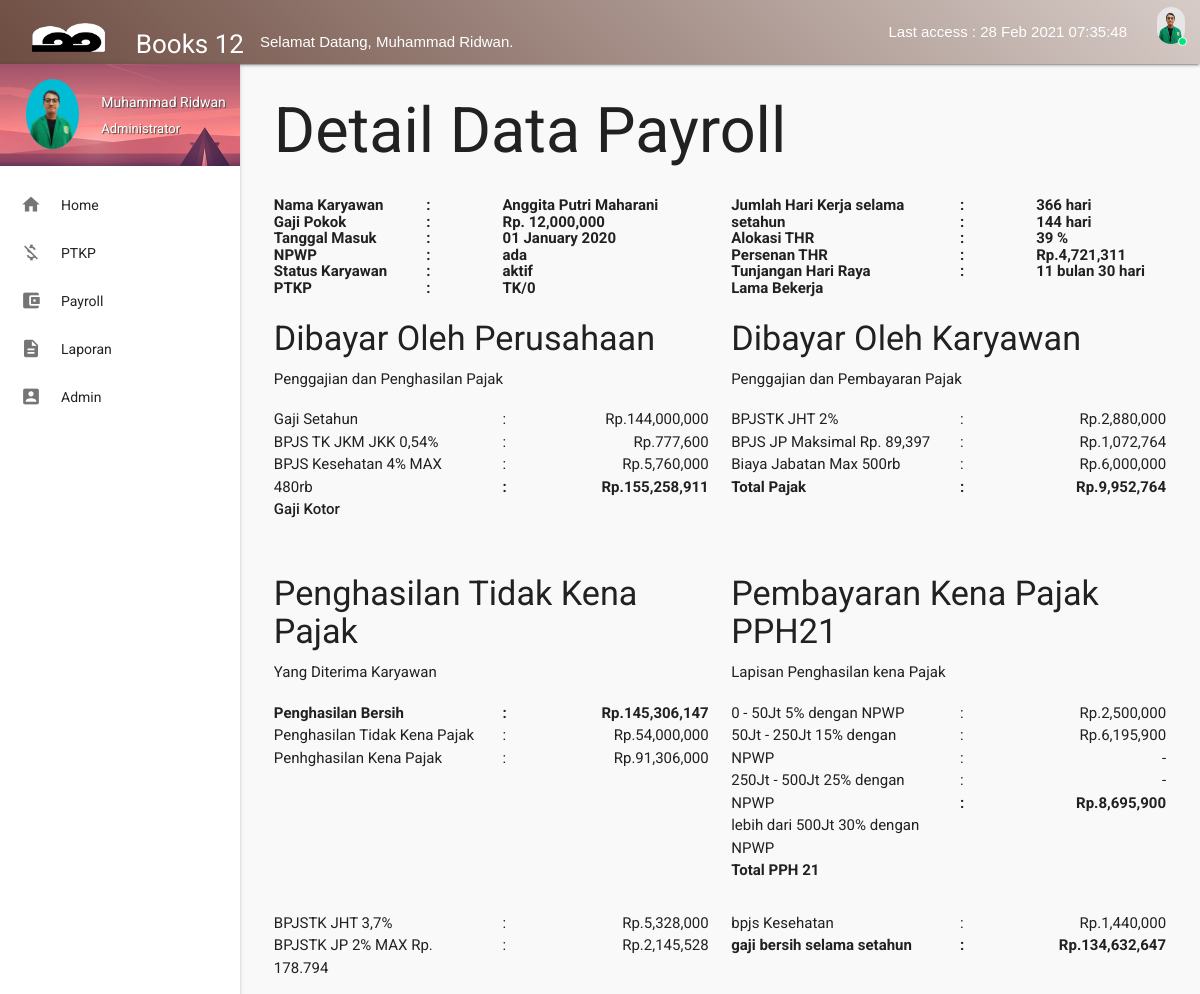
The page /index.php?halaman=detail_payroll&id=1 (signed in) on the database its author committed.
### tables this page shows
CREATE TABLE `tbl_payroll` (
  `id_payroll` int(10) NOT NULL,
  `nama_karyawan` varchar(50) NOT NULL,
  `gaji_pokok` int(20) NOT NULL,
  `tgl_masuk` date NOT NULL,
  `hari_kerja` int(20) NOT NULL,
  `total_kerja` int(20) NOT NULL,
  `setahun` int(20) NOT NULL,
  `gaji_setahun` int(20) NOT NULL,
  `alokasi_hari` int(20) NOT NULL,
  `alokasi_thr` int(20) NOT NULL,
  `persenan_thr` int(20) NOT NULL,
  `thr` int(20) NOT NULL,
  `bpjs_jkm` int(20) NOT NULL,
  `bpjs_kes` int(20) NOT NULL,
  `gaji_kotor` int(20) NOT NULL,
  `bpjstk_jht` int(20) NOT NULL,
  `bpjstk_jp` int(20) NOT NULL,
  `biaya_jabatan` int(20) NOT NULL,
  `total_pajak` int(20) NOT NULL,
  `penghasilan_bersih` int(20) NOT NULL,
  `id_ptkp` int(20) NOT NULL,
  `penghasilan_kena_pajak` int(20) NOT NULL,
  `id_npwp` int(20) NOT NULL,
  `pajak1` int(20) NOT NULL,
  `pajak2` int(20) NOT NULL,
  `pajak3` int(20) NOT NULL,
  `pajak4` int(20) NOT NULL,
  `pph21` int(20) NOT NULL,
  `bpjs_keset` int(20) NOT NULL,
  `gaji_bersih` int(20) NOT NULL,
  `id_status` int(20) NOT NULL,
  `jht` int(20) NOT NULL,
  `jp` int(20) NOT NULL
);

CREATE TABLE `tbl_npwp` (
  `id_npwp` int(10) NOT NULL,
  `status_npwp` varchar(20) NOT NULL
);

CREATE TABLE `tbl_status` (
  `id_status` int(11) NOT NULL,
  `nama_status` varchar(20) NOT NULL
);

CREATE TABLE `tbl_ptkp` (
  `id_ptkp` int(10) NOT NULL,
  `nama_ptkp` varchar(10) NOT NULL,
  `nilai_ptkp` int(10) NOT NULL,
  `keterangan_ptkp` varchar(255) NOT NULL
);

### detail_payroll.php (the view)
<?php
$id_payroll= $_GET["id"];
$ambil = $koneksi->query("SELECT * FROM tbl_payroll
	JOIN tbl_npwp ON tbl_payroll.id_npwp=tbl_npwp.id_npwp
	JOIN tbl_status ON tbl_payroll.id_status=tbl_status.id_status
	JOIN tbl_ptkp ON tbl_payroll.id_ptkp=tbl_ptkp.id_ptkp
	WHERE id_payroll='$id_payroll'");
$pecah =$ambil->fetch_assoc();
?>
<div class="container">
	<h1>Detail Data Payroll</h1>
	<div class="row">
		<div class="col s2">
			<h6>
				<b>
					Nama Karyawan <br>
					Gaji Pokok <br>
					Tanggal Masuk <br>
					NPWP <br>
					Status Karyawan <br>
					PTKP <br>
				</b>
			</h6>
		</div>
		<div class="col s1">
			<h6>
				<b>
					:<br>
					:<br>
					:<br>
					:<br>
					:<br>
					:<br>
				</b>
			</h6>
		</div>
		<div class="col s3">
			<h6>
				<b>
					<?php echo $pecah['nama_karyawan']; ?> <br>
					Rp. <?php echo number_format($pecah['gaji_pokok']); ?> <br>
					<?php echo date("d F Y",strtotime(	$pecah['tgl_masuk'])) ?><br>
					<?php echo $pecah['status_npwp'] ;?> <br>
					<?php echo 	$pecah['nama_status'] ?> <br>
					<?php echo 	$pecah['nama_ptkp']; ?><br>
				</b>
			</h6>
		</div>
		<div class="col s3">
			<h6>
				<b>
					Jumlah Hari Kerja selama setahun<br>
					Alokasi THR <br>
					Persenan THR <br>
					Tunjangan Hari Raya <br>
					Lama Bekerja <br>
				</b>
			</h6>
		</div>
		<div class="col s1">
			<h6>
				<b>
					:<br>
					:<br>
					:<br>
					:<br>
					:<br>
				</b>
			</h6>
		</div>
		<div class="col s2">
			<h6>
				<b>
					<?php echo $pecah['hari_kerja'] ?> hari<br>
					<?php
					if ($pecah['alokasi_hari'] == 0) {
						echo "- hari<br>";
					} elseif ($pecah['alokasi_hari'] > 1) {
						echo $pecah['alokasi_hari']." hari <br>";
					}
					?>
					<?php
					if ($pecah['persenan_thr'] == 0) {
						echo "- %<br>";
					} elseif ($pecah['persenan_thr'] > 1) {
						echo $pecah['persenan_thr']." % <br>";
					}
					?>
					<?php
					if ($pecah['thr'] == 0) {
						echo "-<br>";
					} elseif ($pecah['thr'] > 1) {
						echo "Rp.".number_format($pecah['thr'])."<br>";
					}
					?>
					<?php
					$awal  = new DateTime($pecah['tgl_masuk']);
					$akhir_dec = new DateTime('2020-12-31');
					$diff  = $awal->diff($akhir_dec);
					if ($awal >= $akhir_dec) {
						$selisih = "0 hari";
					} elseif ($awal <= $akhir_dec) {
						$selisih  = $diff->format('%m bulan %d hari');
					} else {
						$selisih = "0 hari";
					}
				echo $selisih;
				?>
			</b>
		</h6>
	</div>
</div>
<div class="row">
	<div class="col s6">
		<h4> Dibayar Oleh Perusahaan <br> </h4>
		<h6>Penggajian dan Penghasilan Pajak</h6>
	</div>
	<div class="col s6">
		<h4> Dibayar Oleh Karyawan <br></h4>
		<h6> Penggajian dan Pembayaran Pajak</h6>
	</div>
</div>
<div class="row">
	<div class="col s3">
		<p>
			Gaji Setahun <br>
			BPJS TK JKM JKK 0,54%<br>
			BPJS Kesehatan 4% MAX 480rb<br>
			<strong>Gaji Kotor</strong> <br>
		</p>
	</div>
	<div class="col s1">
		<p>
			: <br>
			: <br>
			: <br>
			<b>:</b> <br>
		</p>
	</div>
	<div class="col s2">
		<p align="right">
			<?php
			if ($pecah['gaji_setahun'] == 0) {
				echo "-<br>";
			} elseif ($pecah['gaji_setahun'] > 1) {
				echo "Rp.".number_format($pecah['gaji_setahun'])."<br>";
			}
			?>
			<?php
			if ($pecah['bpjs_jkm'] == 0) {
				echo "-<br>";
			} elseif ($pecah['bpjs_jkm'] > 1) {
				echo "Rp.".number_format($pecah['bpjs_jkm'])."<br>";
			}
			?>
			<?php
			if ($pecah['bpjs_kes'] == 0) {
				echo "-<br>";
			} elseif ($pecah['bpjs_kes'] > 1) {
				echo "Rp.".number_format($pecah['bpjs_kes'])."<br>";
			}
			?>
			<?php
			if ($pecah['gaji_kotor'] == 0) {
				echo "<b>-</b><br>";
			} elseif ($pecah['gaji_kotor'] > 1) {
				echo "<b>Rp.".number_format($pecah['gaji_kotor'])."</b><br>";
			}
			?>
		</p>
	</div>
	<div class="col s3">
		<p>
			BPJSTK JHT 2% <br>
			BPJS JP Maksimal Rp. 89,397<br>
			Biaya Jabatan Max 500rb<br>
			<b>Total Pajak</b> <br>
		</p>
	</div>
	<div class="col s1">
		<p>
			: <br>
			: <br>
			: <br>
			<b>:</b> <br>
		</p>
	</div>
	<div class="col s2">
		<p align="right">
			<?php
			if ($pecah['bpjstk_jht'] == 0) {
				echo "-<br>";
			} elseif ($pecah['bpjstk_jht'] > 1) {
				echo "Rp.".number_format($pecah['bpjstk_jht'])."<br>";
			}
			?>
			<?php
			if ($pecah['bpjstk_jp'] == 0) {
				echo "-<br>";
			} elseif ($pecah['bpjstk_jp'] > 1) {
				echo "Rp.".number_format($pecah['bpjstk_jp'])."<br>";
			}
			?>
			<?php
			if ($pecah['biaya_jabatan'] == 0) {
				echo "-<br>";
			} elseif ($pecah['biaya_jabatan'] > 1) {
				echo "Rp.".number_format($pecah['biaya_jabatan'])."<br>";
			}
			?>
			<?php
			if ($pecah['total_pajak'] == 0) {
				echo "<b>-</b><br>";
			} elseif ($pecah['total_pajak'] > 1) {
				echo "<b>Rp.".number_format($pecah['total_pajak'])."</b><br>";
			}
			?>
		</p>
	</div>
</div>
<br>
<div class="row">
	<div class="col s6">
		<h4>Penghasilan Tidak Kena Pajak <br></h4>
		<h6>Yang Diterima Karyawan</h6>
	</div>
	<div class="col s6">
		<h4>Pembayaran Kena Pajak PPH21 <br></h4>
		<h6>Lapisan Penghasilan kena Pajak</h6>
	</div>
</div>
<div class="row">
	<div class="col s3">
		<p>
			<b>Penghasilan Bersih</b><br>
			Penghasilan Tidak Kena Pajak <br>
			Penhghasilan Kena Pajak <br>
		</p>
	</div>
	<div class="col s1">
		<p>
			<b>:</b><br>
			: <br>
			: <br>
		</p>
	</div>
	<div class="col s2">
		<p align="right">
			<?php
			if ($pecah['penghasilan_bersih'] == 0) {
				echo "<b>-</b><br>";
			} elseif ($pecah['penghasilan_bersih'] > 1) {
				echo "<b>Rp.".number_format($pecah['penghasilan_bersih'])."</b><br>";
			}
			?>
			<?php
			if ($pecah['id_status'] == 1 OR $pecah['penghasilan_bersih'] <= $pecah['nilai_ptkp']) {
				echo "-<br>";
			} elseif ($pecah['id_status'] == 0 OR $pecah['penghasilan_bersih'] >= $pecah['nilai_ptkp']) {
				echo "Rp.".number_format($pecah['nilai_ptkp'])."<br>";
			}
			?>
			<?php
			if ($pecah['penghasilan_kena_pajak'] == 0) {
				echo "-<br>";
			} elseif ($pecah['penghasilan_kena_pajak'] > 1) {
				echo "Rp.".number_format($pecah['penghasilan_kena_pajak'])."<br>";
			}
			?>
		</p>
	</div>
	<div class="col s3">
		<p>
			<?php if ($pecah['id_npwp'] == 1): ?>
				0 - 50Jt 5% dengan NPWP
				<?php else : ?>
					0 - 50Jt 6% dengan NPWP
				<?php endif ?>
				<br>
				<?php if ($pecah['id_npwp'] == 1): ?>
					50Jt - 250Jt 15% dengan NPWP
					<?php else : ?>
						50Jt - 250Jt 18% dengan NPWP
					<?php endif ?>
					<br>
					<?php if ($pecah['id_npwp'] == 1): ?>
						250Jt - 500Jt 25% dengan NPWP
						<?php else : ?>
							250Jt - 500Jt 30% dengan NPWP
						<?php endif ?>
						<br>
						<?php if ($pecah['id_npwp'] == 1): ?>
							lebih dari 500Jt 30% dengan NPWP
							<?php else : ?>
								lebih dari 500Jt 36% dengan NPWP
							<?php endif ?>
							<br>
							<b>Total PPH 21</b> <br>
						</p>
					</div>
					<div class="col s1">
						<p>
							: <br>
							: <br>
							: <br>
							: <br>
							<b>:</b> <br>
						</p>
					</div>
					<div class="col s2">
						<p align="right">
							<?php
							if ($pecah['pajak1'] == 0) {
								echo "-<br>";
							} elseif ($pecah['pajak1'] > 1) {
								echo "Rp.".number_format($pecah['pajak1'])."<br>";
							}
							?>
							<?php
							if ($pecah['pajak2'] == 0) {
								echo "-<br>";
							} elseif ($pecah['pajak2'] > 1) {
								echo "Rp.".number_format($pecah['pajak2'])."<br>";
							}
							?>
							<?php
							if ($pecah['pajak3'] == 0) {
								echo "-<br>";
							} elseif ($pecah['pajak3'] > 1) {
								echo "Rp.".number_format($pecah['pajak3'])."<br>";
							}
							?>
							<?php
							if ($pecah['pajak4'] == 0) {
								echo "-<br>";
							} elseif ($pecah['pajak4'] > 1) {
								echo "Rp.".number_format($pecah['pajak4'])."<br>";
							}
							?>
							<?php
							if ($pecah['pph21'] == 0) {
								echo "<b>-</b><br>";
							} elseif ($pecah['pph21'] > 1) {
								echo "<b>Rp.".number_format($pecah['pph21'])."</b><br>";
							}
							?>
						</p>
					</div>
				</div>
				<div class="row">
					<div class="col s3">
						<p>
							BPJSTK JHT 3,7% <br>
							BPJSTK JP 2% MAX Rp. 178.794 <br>
						</p>
					</div>
					<div class="col s1">
						<p>
							:<br>
							:<br>
						</p>
					</div>
					<div class="col s2">
						<p align="right">
							<?php
							if ($pecah['jht'] == 0) {
								echo "-<br>";
							} elseif ($pecah['jht'] > 1) {
								echo "Rp.".number_format($pecah['jht'])."<br>";
							}
							?>
							<?php
							if ($pecah['jp'] == 0) {
								echo "-<br>";
							} elseif ($pecah['jp'] > 1) {
								echo "Rp.".number_format($pecah['jp'])."<br>";
							}
							?>
						</p>
					</div>
					<div class="col s3">
						<p>
							bpjs Kesehatan <br>
							<b>gaji bersih selama setahun<br></b>
						</p>
					</div>
					<div class="col s1">
						<p>
							:<br>
							<b>:</b>
						</p>
					</div>
					<div class="col s2">
						<p align="right">
							<?php
							if ($pecah['bpjs_keset'] == 0) {
								echo "-<br>";
							} elseif ($pecah['bpjs_keset'] > 1) {
								echo "Rp.".number_format($pecah['bpjs_keset'])."<br>";
							}
							?>
							<?php
							if ($pecah['gaji_bersih'] == 0) {
								echo "-<br>";
							} elseif ($pecah['gaji_bersih'] > 1) {
								echo "<b>Rp.".number_format($pecah['gaji_bersih'])."</b><br>";
							}
							?>
						</p>
					</div>
				</div>
			</div>
		</div>

### rows shown on the page
tbl_payroll: nama_karyawan "Anggita Putri Maharani", gaji_pokok "12,000,000", tgl_masuk "01 January 2020", id_npwp.status_npwp "ada", id_status.nama_status "aktif", id_ptkp.nama_ptkp "TK/0", hari_kerja "366", alokasi_hari "144", persenan_thr "39", thr "4,721,311", tgl_masuk "11 bulan 30 hari", gaji_setahun "144,000,000", bpjs_jkm "777,600", bpjs_kes "5,760,000", gaji_kotor "155,258,911", bpjstk_jht "2,880,000", bpjstk_jp "1,072,764", biaya_jabatan "6,000,000", total_pajak "9,952,764", penghasilan_bersih "145,306,147", id_ptkp.nilai_ptkp "54,000,000", penghasilan_kena_pajak "91,306,000", pajak1 "2,500,000", pajak2 "6,195,900", pph21 "8,695,900", jht "5,328,000", jp "2,145,528", bpjs_keset "1,440,000", gaji_bersih "134,632,647"

### other values the page prints
$_SESSION['nama_admin'] "Muhammad Ridwan"
